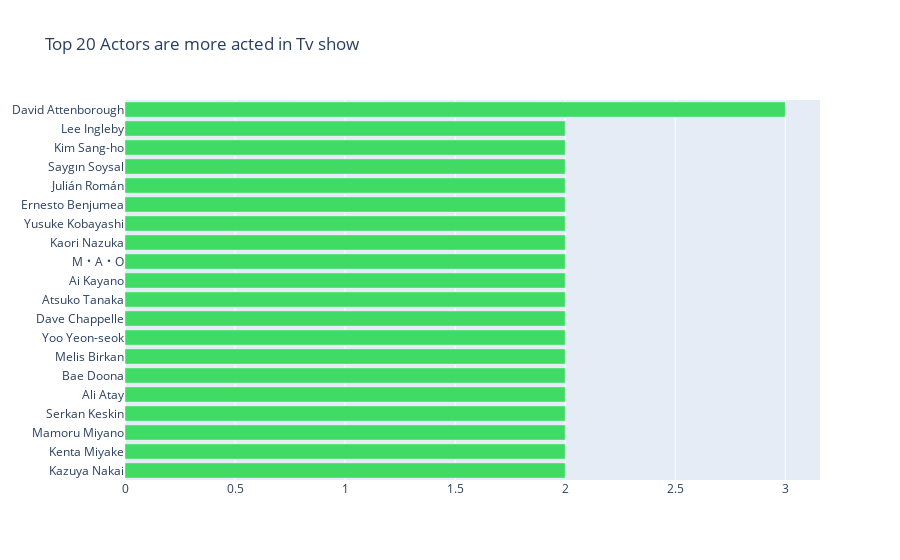

Notebook code for this chart:
### Markdown cell above
25 - Draw a Figure showing top 20 actors are more acted in Tv Show

### Code cell
netflix_df_top_20_actors = netflix_df[netflix_df["type"] == "TV Show"]

categories = ", ".join(netflix_df_top_20_actors['cast']).split(", ")
counter_list = Counter(categories).most_common(20)
labels = [_[0] for _ in counter_list][::-1]
values = [_[1] for _ in counter_list][::-1]
trace1 = go.Bar(y=labels, x=values, orientation="h", marker=dict(color='#40db64'))

data1 = [trace1]
layout = go.Layout(title="Top 20 Actors are more acted in Tv show ", legend=dict(x=0.1, y=1.1, orientation="h"))
fig = go.Figure(data1, layout=layout)
pio.write_image(fig, "images/image11.png")
fig.show()

### Figure 1 — Plotly figure (JSON) as saved in the notebook; plotly's stock layout.template omitted (floating-point values rounded to 4 significant figures)
{"data": [{"marker": {"color": "#40db64"}, "orientation": "h", "type": "bar", "x": [2, 2, 2, 2, 2, 2, 2, 2, 2, 2, 2, 2, 2, 2, 2, 2, 2, 2, 2, 3], "y": ["Kazuya Nakai", "Kenta Miyake", "Mamoru Miyano", "Serkan Keskin", "Ali Atay", "Bae Doona", "Melis Birkan", "Yoo Yeon-seok", "Dave Chappelle", "Atsuko Tanaka", "Ai Kayano", "M・A・O", "Kaori Nazuka", "Yusuke Kobayashi", "Ernesto Benjumea", "Julián Román", "Saygın Soysal", "Kim Sang-ho", "Lee Ingleby", "David Attenborough"]}], "layout": {"legend": {"orientation": "h", "x": 0.1, "y": 1.1}, "title": {"text": "Top 20 Actors are more acted in Tv show "}}}
